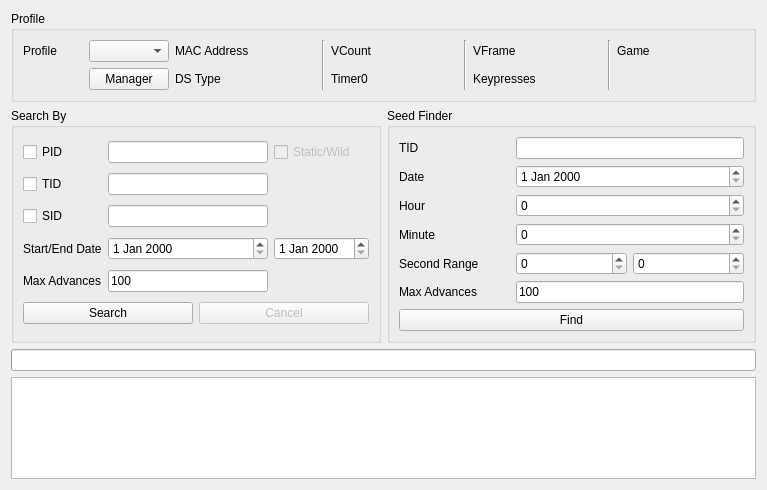
<?xml version="1.0" encoding="UTF-8"?>
<ui version="4.0">
 <class>IDs5</class>
 <widget class="QWidget" name="IDs5">
  <property name="geometry">
   <rect>
    <x>0</x>
    <y>0</y>
    <width>767</width>
    <height>490</height>
   </rect>
  </property>
  <property name="windowTitle">
   <string>Gen 5 TID/SID</string>
  </property>
  <layout class="QGridLayout" name="gridLayout">
   <item row="0" column="0" colspan="2">
    <widget class="QGroupBox" name="groupBoxProfile">
     <property name="title">
      <string>Profile</string>
     </property>
     <layout class="QGridLayout" name="gridLayout_5">
      <item row="0" column="0">
       <widget class="QLabel" name="labelProfile">
        <property name="text">
         <string>Profile</string>
        </property>
       </widget>
      </item>
      <item row="0" column="1">
       <widget class="QComboBox" name="comboBoxProfiles"/>
      </item>
      <item row="1" column="1">
       <widget class="QPushButton" name="pushButtonProfileManager">
        <property name="text">
         <string>Manager</string>
        </property>
       </widget>
      </item>
      <item row="0" column="2">
       <widget class="QLabel" name="labelProfileMACAddress">
        <property name="text">
         <string>MAC Address</string>
        </property>
       </widget>
      </item>
      <item row="0" column="3">
       <widget class="QLabel" name="labelProfileMACAddressValue"/>
      </item>
      <item row="1" column="2">
       <widget class="QLabel" name="labelProfileDSType">
        <property name="text">
         <string>DS Type</string>
        </property>
       </widget>
      </item>
      <item row="1" column="3">
       <widget class="QLabel" name="labelProfileDSTypeValue"/>
      </item>
      <item row="0" column="4" rowspan="2">
       <widget class="Line" name="line_3">
        <property name="orientation">
         <enum>Qt::Orientation::Vertical</enum>
        </property>
       </widget>
      </item>
      <item row="0" column="5">
       <widget class="QLabel" name="labelProfileVCount">
        <property name="text">
         <string>VCount</string>
        </property>
       </widget>
      </item>
      <item row="0" column="6">
       <widget class="QLabel" name="labelProfileVCountValue"/>
      </item>
      <item row="1" column="5">
       <widget class="QLabel" name="labelProfileTimer0">
        <property name="text">
         <string>Timer0</string>
        </property>
       </widget>
      </item>
      <item row="1" column="6">
       <widget class="QLabel" name="labelProfileTimer0Value"/>
      </item>
      <item row="0" column="7" rowspan="2">
       <widget class="Line" name="line_2">
        <property name="orientation">
         <enum>Qt::Orientation::Vertical</enum>
        </property>
       </widget>
      </item>
      <item row="0" column="10" rowspan="2">
       <widget class="Line" name="line">
        <property name="orientation">
         <enum>Qt::Orientation::Vertical</enum>
        </property>
       </widget>
      </item>
      <item row="0" column="8">
       <widget class="QLabel" name="labelProfileVFrame">
        <property name="text">
         <string>VFrame</string>
        </property>
       </widget>
      </item>
      <item row="0" column="9">
       <widget class="QLabel" name="labelProfileVFrameValue"/>
      </item>
      <item row="1" column="8">
       <widget class="QLabel" name="labelProfileKeypresses">
        <property name="text">
         <string>Keypresses</string>
        </property>
       </widget>
      </item>
      <item row="1" column="9">
       <widget class="QLabel" name="labelProfileKeypressesValue"/>
      </item>
      <item row="0" column="11">
       <widget class="QLabel" name="labelProfileGame">
        <property name="text">
         <string>Game</string>
        </property>
       </widget>
      </item>
      <item row="0" column="12">
       <widget class="QLabel" name="labelProfileGameValue"/>
      </item>
     </layout>
    </widget>
   </item>
   <item row="1" column="0">
    <widget class="QGroupBox" name="groupBoxSearchBy">
     <property name="sizePolicy">
      <sizepolicy hsizetype="Preferred" vsizetype="Preferred">
       <horstretch>1</horstretch>
       <verstretch>0</verstretch>
      </sizepolicy>
     </property>
     <property name="title">
      <string>Search By</string>
     </property>
     <layout class="QGridLayout" name="gridLayout_2">
      <item row="0" column="0">
       <widget class="QCheckBox" name="checkBoxPID">
        <property name="text">
         <string>PID</string>
        </property>
       </widget>
      </item>
      <item row="0" column="1">
       <widget class="TextBox" name="textBoxPID"/>
      </item>
      <item row="0" column="2">
       <widget class="QCheckBox" name="checkBoxXOR">
        <property name="enabled">
         <bool>false</bool>
        </property>
        <property name="text">
         <string>Static/Wild</string>
        </property>
       </widget>
      </item>
      <item row="1" column="0">
       <widget class="QCheckBox" name="checkBoxTID">
        <property name="text">
         <string>TID</string>
        </property>
       </widget>
      </item>
      <item row="1" column="1">
       <widget class="TextBox" name="textBoxTID"/>
      </item>
      <item row="2" column="0">
       <widget class="QCheckBox" name="checkBoxSID">
        <property name="text">
         <string>SID</string>
        </property>
       </widget>
      </item>
      <item row="2" column="1">
       <widget class="TextBox" name="textBoxSID"/>
      </item>
      <item row="3" column="0">
       <widget class="QLabel" name="labelDateTime">
        <property name="text">
         <string>Start/End Date</string>
        </property>
       </widget>
      </item>
      <item row="3" column="1">
       <widget class="DateEdit" name="dateEditStart"/>
      </item>
      <item row="3" column="2">
       <widget class="DateEdit" name="dateEditEnd"/>
      </item>
      <item row="4" column="0">
       <widget class="QLabel" name="labelMaxFrame">
        <property name="text">
         <string>Max Advances</string>
        </property>
       </widget>
      </item>
      <item row="4" column="1">
       <widget class="TextBox" name="textBoxMaxAdvances">
        <property name="text">
         <string notr="true">100</string>
        </property>
       </widget>
      </item>
      <item row="5" column="0" colspan="3">
       <layout class="QHBoxLayout" name="horizontalLayout">
        <item>
         <widget class="QPushButton" name="pushButtonSearch">
          <property name="text">
           <string>Search</string>
          </property>
         </widget>
        </item>
        <item>
         <widget class="QPushButton" name="pushButtonCancel">
          <property name="enabled">
           <bool>false</bool>
          </property>
          <property name="text">
           <string>Cancel</string>
          </property>
         </widget>
        </item>
       </layout>
      </item>
     </layout>
    </widget>
   </item>
   <item row="1" column="1">
    <widget class="QGroupBox" name="groupBoxSeedFinder">
     <property name="sizePolicy">
      <sizepolicy hsizetype="Preferred" vsizetype="Preferred">
       <horstretch>1</horstretch>
       <verstretch>0</verstretch>
      </sizepolicy>
     </property>
     <property name="title">
      <string>Seed Finder</string>
     </property>
     <layout class="QGridLayout" name="gridLayout_4">
      <item row="0" column="0">
       <widget class="QLabel" name="labelTID">
        <property name="text">
         <string>TID</string>
        </property>
       </widget>
      </item>
      <item row="0" column="1" colspan="2">
       <widget class="TextBox" name="textBoxSeedFinderTID"/>
      </item>
      <item row="1" column="0">
       <widget class="QLabel" name="labelDate">
        <property name="text">
         <string>Date</string>
        </property>
       </widget>
      </item>
      <item row="1" column="1" colspan="2">
       <widget class="DateEdit" name="dateEdit"/>
      </item>
      <item row="2" column="0">
       <widget class="QLabel" name="labelHour">
        <property name="text">
         <string>Hour</string>
        </property>
       </widget>
      </item>
      <item row="2" column="1" colspan="2">
       <widget class="QSpinBox" name="spinBoxHour">
        <property name="maximum">
         <number>23</number>
        </property>
       </widget>
      </item>
      <item row="3" column="0">
       <widget class="QLabel" name="labelMinute">
        <property name="text">
         <string>Minute</string>
        </property>
       </widget>
      </item>
      <item row="3" column="1" colspan="2">
       <widget class="QSpinBox" name="spinBoxMinute">
        <property name="maximum">
         <number>59</number>
        </property>
       </widget>
      </item>
      <item row="4" column="0">
       <widget class="QLabel" name="labelSecondRange">
        <property name="text">
         <string>Second Range</string>
        </property>
       </widget>
      </item>
      <item row="4" column="1">
       <widget class="QSpinBox" name="spinBoxMinSecond">
        <property name="maximum">
         <number>59</number>
        </property>
       </widget>
      </item>
      <item row="4" column="2">
       <widget class="QSpinBox" name="spinBoxMaxSecond">
        <property name="maximum">
         <number>59</number>
        </property>
       </widget>
      </item>
      <item row="5" column="0">
       <widget class="QLabel" name="labelAdvanceRange">
        <property name="text">
         <string>Max Advances</string>
        </property>
       </widget>
      </item>
      <item row="5" column="1" colspan="2">
       <widget class="TextBox" name="textBoxSeedFinderMaxAdvances">
        <property name="text">
         <string notr="true">100</string>
        </property>
       </widget>
      </item>
      <item row="6" column="0" colspan="3">
       <widget class="QPushButton" name="pushButtonFind">
        <property name="text">
         <string>Find</string>
        </property>
       </widget>
      </item>
     </layout>
    </widget>
   </item>
   <item row="2" column="0" colspan="2">
    <widget class="QProgressBar" name="progressBar"/>
   </item>
   <item row="3" column="0" colspan="2">
    <widget class="TableView" name="tableView"/>
   </item>
  </layout>
 </widget>
 <customwidgets>
  <customwidget>
   <class>TextBox</class>
   <extends>QLineEdit</extends>
   <header>Form/Controls/TextBox.hpp</header>
  </customwidget>
  <customwidget>
   <class>TableView</class>
   <extends>QTableView</extends>
   <header>Form/Controls/TableView.hpp</header>
  </customwidget>
  <customwidget>
   <class>DateEdit</class>
   <extends>QDateEdit</extends>
   <header>Form/Controls/DateEdit.hpp</header>
  </customwidget>
 </customwidgets>
 <tabstops>
  <tabstop>comboBoxProfiles</tabstop>
  <tabstop>pushButtonProfileManager</tabstop>
  <tabstop>checkBoxPID</tabstop>
  <tabstop>textBoxPID</tabstop>
  <tabstop>checkBoxXOR</tabstop>
  <tabstop>checkBoxTID</tabstop>
  <tabstop>textBoxTID</tabstop>
  <tabstop>checkBoxSID</tabstop>
  <tabstop>textBoxSID</tabstop>
  <tabstop>dateEditStart</tabstop>
  <tabstop>dateEditEnd</tabstop>
  <tabstop>textBoxMaxAdvances</tabstop>
  <tabstop>pushButtonSearch</tabstop>
  <tabstop>pushButtonCancel</tabstop>
  <tabstop>textBoxSeedFinderTID</tabstop>
  <tabstop>dateEdit</tabstop>
  <tabstop>spinBoxHour</tabstop>
  <tabstop>spinBoxMinute</tabstop>
  <tabstop>spinBoxMinSecond</tabstop>
  <tabstop>spinBoxMaxSecond</tabstop>
  <tabstop>textBoxSeedFinderMaxAdvances</tabstop>
  <tabstop>pushButtonFind</tabstop>
  <tabstop>tableView</tabstop>
 </tabstops>
 <resources/>
 <connections/>
</ui>
